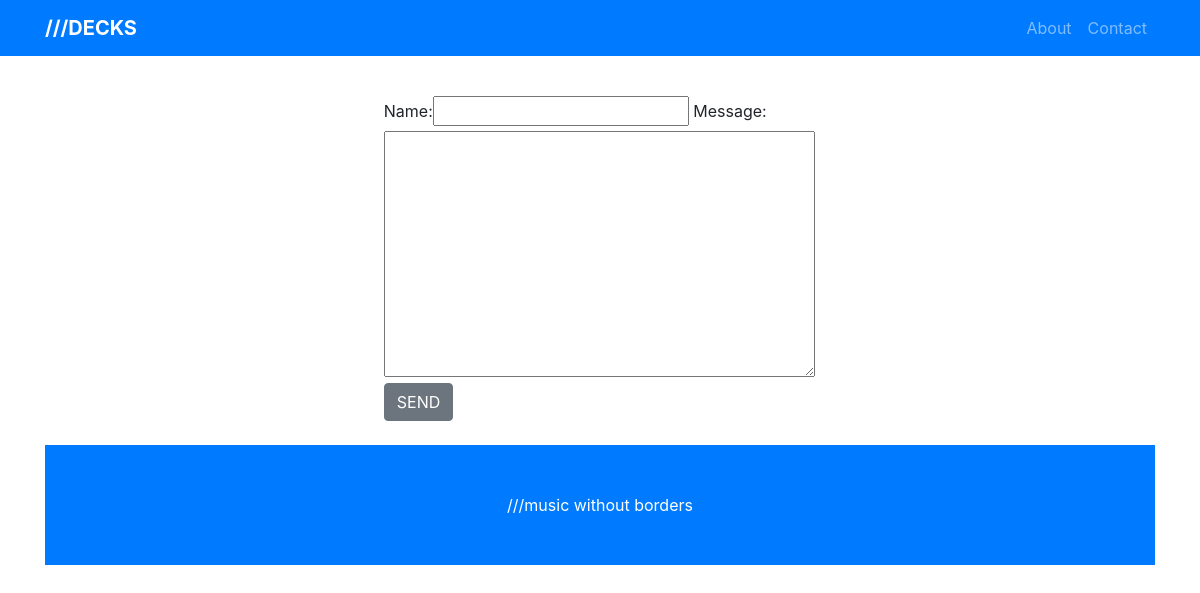
The page /contact on the database as committed earlier.
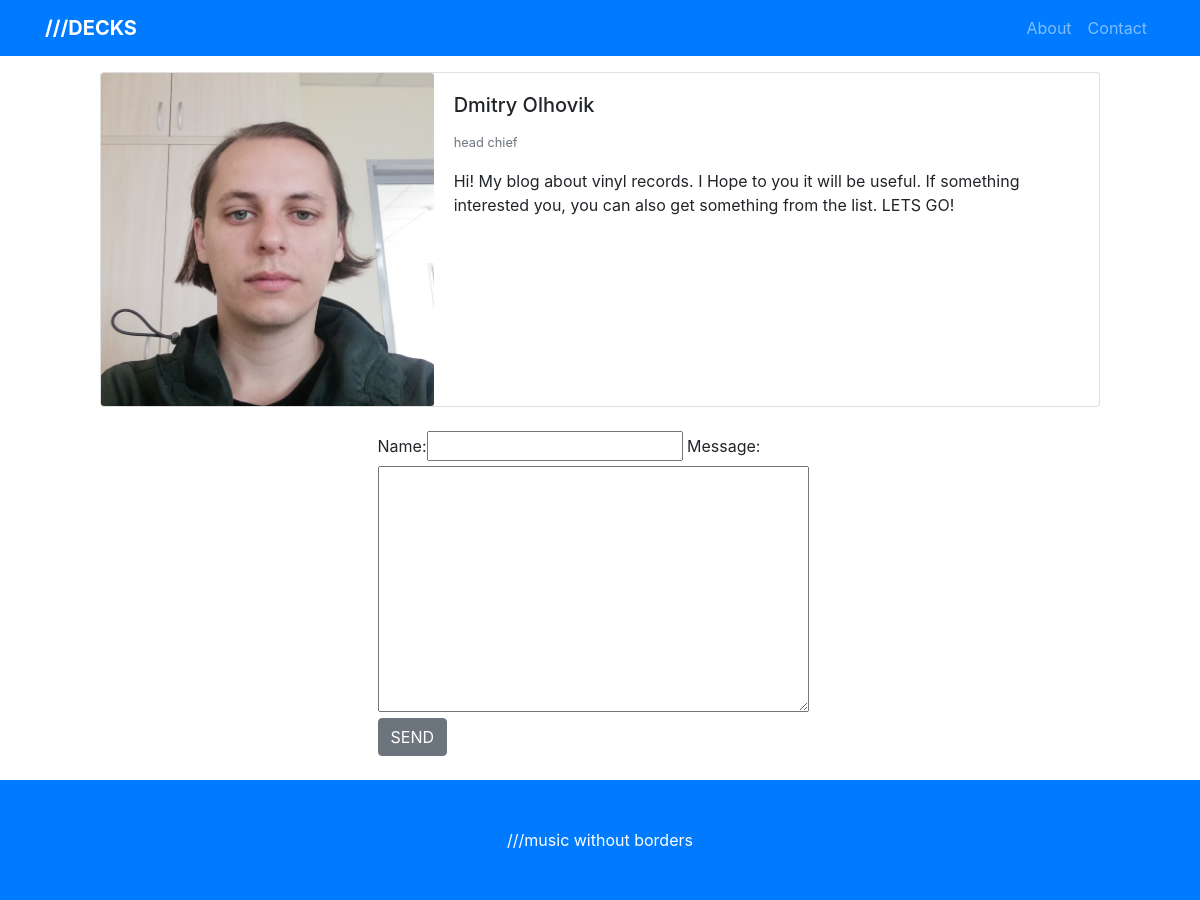
The same page on the database as committed later.
### blog/models.py (models this page shows, shortened)
class Employee(models.Model):
    slug = models.SlugField(unique=True)
    name = models.CharField(max_length=30)
    image = models.ImageField(upload_to="image/")
    description = models.TextField()
    position = models.CharField(max_length=30)

### blog/views.py (the view)
# urls.py: path("contact", views.contact_view, name="contact"),
def contact_view(request):
    employees = Employee.objects.all()
    if request.method == "POST":
        form = MessageForm(request.POST)
        if form.is_valid():
            post = form.save()
            post.save()
            mes = "Your message has been send!"
            return render(request, "contact.html", {'employees': employees, 'form': form, 'mes': mes})
    else:
        form = MessageForm()
        return render(request, "contact.html", {'employees': employees, 'form': form})

### blog/forms.py
class MessageForm(forms.ModelForm):
    class Meta:
        model = Message
        fields = ('name', 'message')

### templates/contact.html (shortened to what this page needs)
<!DOCTYPE html>
<html lang="en">
<head>
  <link rel="stylesheet" href="https://stackpath.bootstrapcdn.com/bootstrap/4.3.1/css/bootstrap.min.css">
</head>
<body>
  <nav class="navbar navbar-expand-lg navbar-dark bg-primary fixed-top">
    <div class="container">
      <a class="navbar-brand" href="{% url 'home' %}"><b>///DECKS</b></a>
      <div class="collapse navbar-collapse" id="navbarResponsive">
        <ul class="navbar-nav ml-auto">
                    <li class="nav-item">
            <a class="nav-link" href="#">About</a>
          </li>
          <li class="nav-item">
            <a class="nav-link" href="{% url 'contact' %}">Contact</a>
          </li>
        </ul>
      </div>
    </div>
  </nav>
  <br><br><br>
{% block content %}
  {% load bootstrap_tags %}
  <div class="container">
{% for employee in employees %}
<div class="card mb-12 mx-auto" style="max-width: 1000px;">
  <div class="row no-gutters">
    <div class="col-md-4">
      <img src="{{ employee.image.url }}" class="card-img" alt="{{ employee.name }}">
    </div>
    <div class="col-md-8">
      <div class="card-body">
        <h5 class="card-title">{{ employee.name }}</h5>
        <p class="card-text"><small class="text-muted">{{ employee.position }}</small></p>
        <p class="card-text">{{ employee.description }}</p>
      </div>
    </div>
  </div>
</div></div>
{% endfor %}
  <div class="container">
    <div class="row justify-content-center mt-4">
    <div class="col-5">
  <form method="POST" class="post-form">{% csrf_token %}
        {{ form | as_bootstrap }}
           <button type="submit" class="btn btn-secondary ">SEND</button>
    </form>
    </div>
  </div>
  </div>
{% endblock %}
  <footer class="py-5 bg-primary mt-4">
    <div class="container">
      <p class="m-0 text-center text-white">///music without borders</p>
    </div>
  </footer>
</body>
</html>

Rows that differ between the two databases and show on the page:
added Employee: image (picture), name "Dmitry Olhovik", position "head chief", description "Hi! My blog about vinyl records. I Hope to you it will be useful. If something interested you, you can also get something from the list. LETS GO!"
